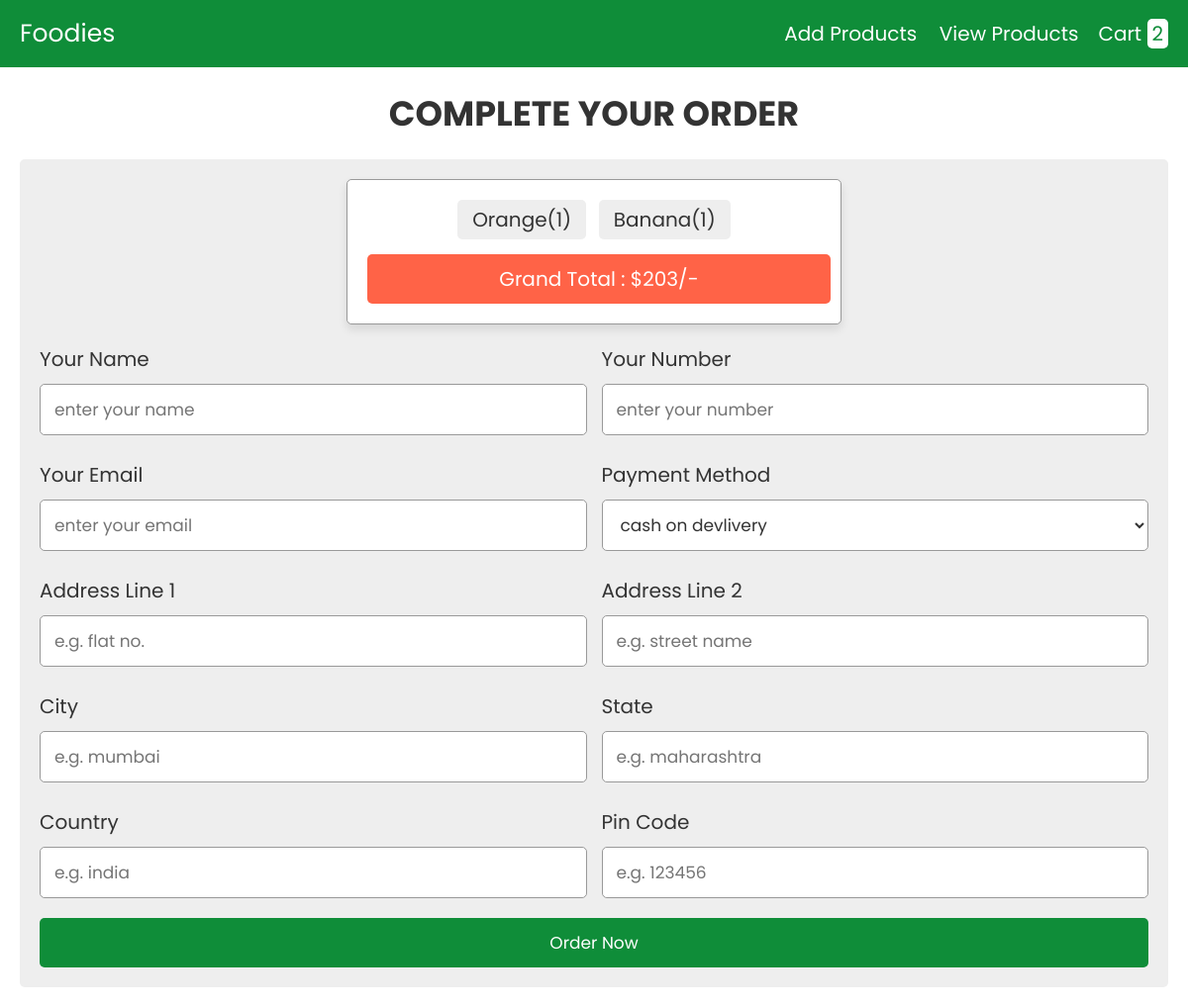
The page /checkout.php on the database its author committed.
### tables this page shows
CREATE TABLE `cart` (
  `id` int(255) NOT NULL,
  `name` varchar(255) NOT NULL,
  `price` int(255) NOT NULL,
  `image` varchar(255) NOT NULL,
  `quantity` int(255) NOT NULL
);

### checkout.php (the view, shortened to what this page needs)
<?php
@include 'config.php';
?>
<!DOCTYPE html>
<html lang="en">
<head>
   <link rel="stylesheet" href="https://cdnjs.cloudflare.com/ajax/libs/font-awesome/6.0.0/css/all.min.css">
   <link rel="stylesheet" href="css/p_style.css">
</head>
<body>
   <header class="header">
      <div class="flex">
         <a href="#" class="logo">foodies</a>
         <nav class="navbar">
            <a href="admin.php">add products</a>
            <a href="products.php">view products</a>
         </nav>
         <?php
         $select_rows = mysqli_query($conn, "SELECT * FROM `cart`") or die('query failed');
         $row_count = mysqli_num_rows($select_rows);
         ?>
         <a href="cart.php" class="cart">cart <span><?php echo $row_count; ?></span> </a>
      </div>
   </header>
   <div class="container">
      <section class="checkout-form">
         <h1 class="heading">complete your order</h1>
         <form action="" method="post">
            <div class="display-order">
               <?php
               $select_cart = mysqli_query($conn, "SELECT * FROM `cart`");
               $total = 0;
               $grand_total = 0;
               if (mysqli_num_rows($select_cart) > 0) {
                  while ($fetch_cart = mysqli_fetch_assoc($select_cart)) {
                     $total_price = number_format($fetch_cart['price'] * $fetch_cart['quantity']);
                     $grand_total = $total += $total_price;
                     ?>
                     <span><?= $fetch_cart['name']; ?>(<?= $fetch_cart['quantity']; ?>)</span>
                     <?php
                  }
               } else {
                  echo "<div class='display-order'><span>your cart is empty!</span></div>";
               }
               ?>
               <span class="grand-total"> grand total : $<?= $grand_total; ?>/- </span>
            </div>
            <div class="flex">
               <div class="inputBox">
                  <span>your name</span>
                  <input type="text" placeholder="enter your name" name="name" required>
               </div>
               <div class="inputBox">
                  <span>your number</span>
                  <input type="number" placeholder="enter your number" name="number" required>
               </div>
               <div class="inputBox">
                  <span>your email</span>
                  <input type="email" placeholder="enter your email" name="email" required>
               </div>
               <div class="inputBox">
                  <span>payment method</span>
                  <select name="method">
                     <option value="cash on delivery" selected>cash on devlivery</option>
                  </select>
               </div>
               <div class="inputBox">
                  <span>address line 1</span>
                  <input type="text" placeholder="e.g. flat no." name="flat" required>
               </div>
               <div class="inputBox">
                  <span>address line 2</span>
                  <input type="text" placeholder="e.g. street name" name="street" required>
               </div>
               <div class="inputBox">
                  <span>city</span>
                  <input type="text" placeholder="e.g. mumbai" name="city" required>
               </div>
               <div class="inputBox">
                  <span>state</span>
                  <input type="text" placeholder="e.g. maharashtra" name="state" required>
               </div>
               <div class="inputBox">
                  <span>country</span>
                  <input type="text" placeholder="e.g. india" name="country" required>
               </div>
               <div class="inputBox">
                  <span>pin code</span>
                  <input type="text" placeholder="e.g. 123456" name="pin_code" required>
               </div>
            </div>
            <input type="submit" value="order now" name="order_btn" class="btn">
         </form>
      </section>
   </div>
</body>
</html>

### css/p_style.css (style rules this page uses)
:root { --blue:#0f8d39; --red:tomato; --orange:orange; --black:#333; --white:#fff; --bg-color:#eee; --dark-bg:rgba(0,0,0,.7); --box-shadow:0 .5rem 1rem rgba(0,0,0,.1); --border:.1rem solid #999; }
* { font-family: 'Poppins', sans-serif; margin:0; padding:0; box-sizing: border-box; outline: none; border:none; text-decoration: none; text-transform: capitalize; }
html { font-size: 62.5%; overflow-x: hidden; }
.container { max-width: 1200px; margin:0 auto; }
section { padding:2rem; }
.heading { text-align: center; font-size: 3.5rem; text-transform: uppercase; color:var(--black); margin-bottom: 2rem; }
.btn, .option-btn, .delete-btn { display: block; width: 100%; text-align: center; background-color: #0f8d39; color:var(--white); font-size: 1.7rem; padding:1.2rem 3rem; border-radius: .5rem; cursor: pointer; margin-top: 1rem; }
.header { background-color: #0f8d39; position: sticky; top:0; left:0; z-index: 1000; }
.header .flex { display: flex; align-items: center; padding:1.5rem 2rem; max-width: 1200px; margin:0 auto; }
.header .flex .logo { margin-right: auto; font-size: 2.5rem; color:var(--white); }
.header .flex .navbar a { margin-left: 2rem; font-size: 2rem; color:var(--white); }
.header .flex .cart { margin-left: 2rem; font-size: 2rem; color:var(--white); }
.header .flex .cart span { padding:.1rem .5rem; border-radius: .5rem; background-color: var(--white); color:#0f8d39; font-size: 2rem; }
.checkout-form form { padding:2rem; border-radius: .5rem; background-color: var(--bg-color); }
.checkout-form form .flex { display: flex; flex-wrap: wrap; gap:1.5rem; }
.checkout-form form .flex .inputBox { flex:1 1 40rem; }
.checkout-form form .flex .inputBox span { font-size: 2rem; color:var(--black); }
.checkout-form form .flex .inputBox input, .checkout-form form .flex .inputBox select { width: 100%; background-color: var(--white); font-size: 1.7rem; color:var(--black); border-radius: .5rem; margin:1rem 0; padding:1.2rem 1.4rem; text-transform: none; border:var(--border); }
.display-order { max-width: 50rem; background-color: var(--white); border-radius: .5rem; text-align: center; padding:1.5rem; margin:0 auto; margin-bottom: 2rem; box-shadow: var(--box-shadow); border:var(--border); }
.display-order span { display: inline-block; border-radius: .5rem; background-color: var(--bg-color); padding:.5rem 1.5rem; font-size: 2rem; color:var(--black); margin:.5rem; }
.display-order span.grand-total { width: 100%; background-color: var(--red); color:var(--white); padding:1rem; margin-top: 1rem; }

### rows shown on the page
cart: name "Orange", quantity "1"
cart: name "Banana", quantity "1"

### other values the page prints
$row_count "2"
$grand_total "203"
